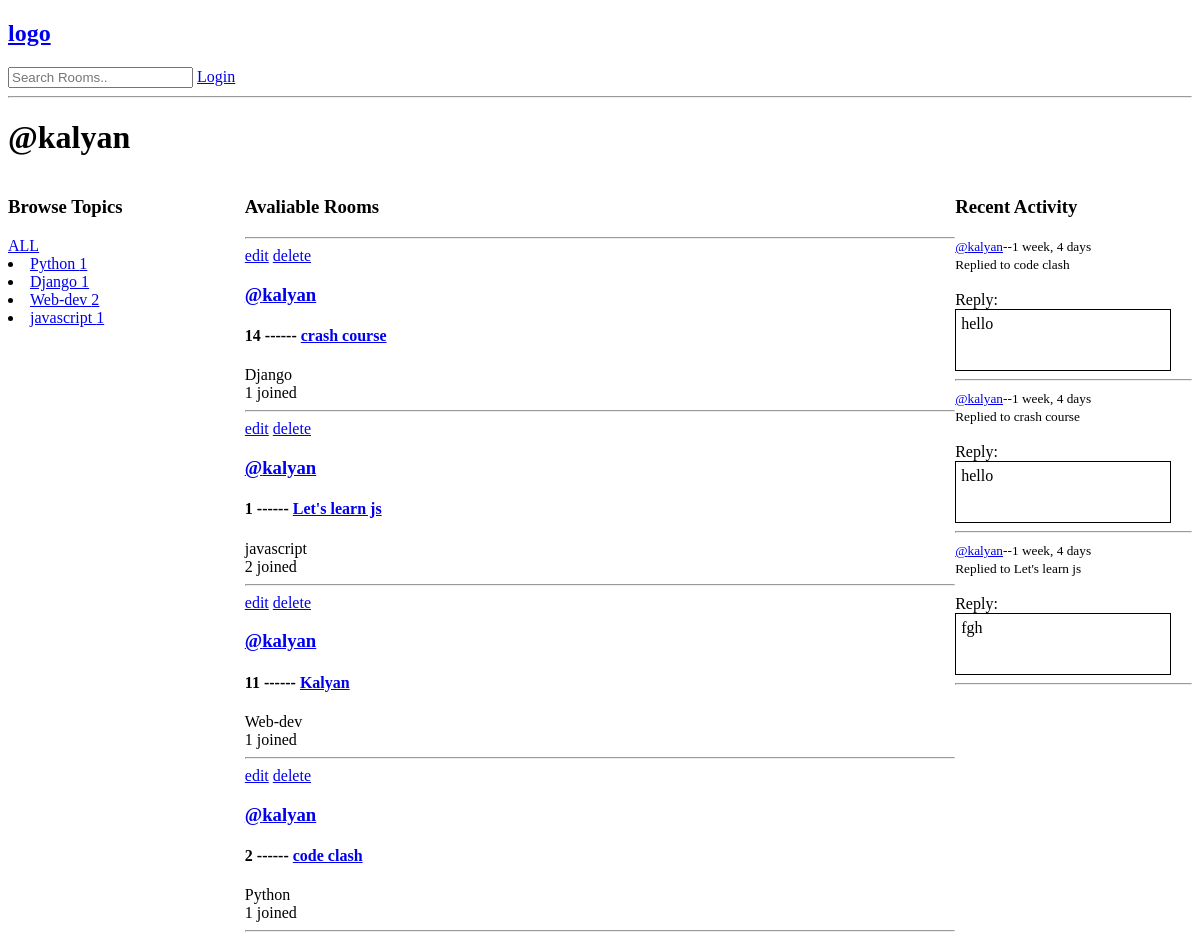
Screenshot of /user-profile/1 with the database file from the repository.
### demo_app/models.py (models this page shows, shortened)
class Topic(models.Model):
    name = models.CharField(max_length=200)

class Room(models.Model):
    host = models.ForeignKey(User, on_delete=models.SET_NULL, null=True)
    topic = models.ForeignKey(Topic, on_delete=models.SET_NULL, null=True)
    name = models.CharField(max_length=200)
    desc = models.TextField(null=True, blank=True)
    participants = models.ManyToManyField(User, related_name='participant')
    updated = models.DateTimeField(auto_now = True)
    created = models.DateTimeField(auto_now_add = True)
    class Meta:
        ordering = ['-updated','-created']
    def __str__(self):
        return self.name

class Message(models.Model):
    user = models.ForeignKey(User, on_delete=models.CASCADE)
    room = models.ForeignKey(Room, on_delete=models.CASCADE)
    body = models.TextField()
    updated = models.DateTimeField(auto_now = True)
    created = models.DateTimeField(auto_now_add = True)
    class Meta:
        ordering = ['-updated','-created']
    def __str__(self):
        return self.body[0:50
        ]

### demo_app/views.py (the view)
# urls.py: path('user-profile/<str:pk>',views.userprofile,name="user-profile"),
def userprofile(request,pk):
    q = request.GET.get('q') if request.GET.get('q')!= None else ''
    user = User.objects.get(id=pk)
    rooms = user.room_set.all()
    topics = Topic.objects.all()
    room_messages =user.message_set.filter(room__topic__name__icontains=q)
    return render(request,'demo_app/profile.html',{'user':user,'rooms':rooms,'topics':topics,'room_messages':room_messages})

### demo_app/templates/demo_app/profile.html (shortened to what this page needs)
{%extends 'demo_app/main.html' %}
{% block content %}
<h1>@{{user.username}}</h1>
<div class="profile-container">
<div>
{%include 'demo_app/topics_component.html'%}
</div>
<div>
{%include 'demo_app/feed_component.html'%}
</div>
<div>
    {%include 'demo_app/activity_component.html'%}
</div>
</div>
{%endblock%}

### demo_app/templates/demo_app/main.html (shortened to what this page needs)
{%load static%}
<!DOCTYPE html>
<html lang="en">
<head>
</head>
<body>
    {%include "demo_app/navbar.html"%}
    {% block content %}{% endblock %}
</body>
</html>

### demo_app/templates/demo_app/navbar.html
<a href="/"><h2>logo</h2></a>
<form action="">
    <input type="text" name="q" placeholder="Search Rooms..">
    {% if request.user.is_authenticated%}
    <p>Hello {{request.user}}</p>
    <a href="/logout">Logout</a>
    {%else%}
    <a href="/login">Login</a>
    {%endif%}
</form>
<hr>

### demo_app/templates/demo_app/topics_component.html
<h3>Browse Topics</h3>
            <div><a href="{% url 'home' %}">ALL</a></div>
            {% for topic in topics %}
            <li><a href="{% url 'home' %}?q={{topic.name}}">{{topic.name}} <span>{{topic.room_set.all.count}}</span></a></li>
            {% endfor %}

### demo_app/templates/demo_app/feed_component.html
    <h3>Avaliable Rooms</h3>
    <hr>
    {%for room in rooms%}
    <a href="/update-room/{{room.id}}">edit</a>
    <a href="/delete-room/{{room.id}}">delete</a>
    <h3><a href="user-profile/{{room.host.id}}">@{{room.host.username}}</a></h3>
    <h4>{{room.id}} ------ <a href="/rooms/{{room.id}}">{{room.name}}</a></h4>
    <span>{{room.topic.name}}</span><br>
    <span>{{room.participants.all.count}} joined</span>
    <hr>
    {%endfor%}

### demo_app/templates/demo_app/activity_component.html (shortened to what this page needs)
<h3>Recent Activity</h3>
            {% for message in room_messages %}
            <small><a href="/user-profile/{{message.user.id}}">@{{message.user}}</a>--{{message.created|timesince}}</small><br>
            <small>Replied to {{message.room}}</small><br><br>
            <label >Reply: </label>
            <div class="res-msg-box">{{message}}</div>
            <hr>
            {% endfor %}

### demo_app/templates/demo_app/main.html (style rules this page uses)
.res-msg-box { border: 1.5px solid black; padding: 5px 5px; width: 17vw; height: 50px; }

### demo_app/templates/demo_app/profile.html (style rules this page uses)
.profile-container { display: grid; grid-template-columns: 1fr 3fr 1fr; }

### rows the page displays
Topic: name "Python", room_set.all.count "1"
Topic: name "Django", room_set.all.count "1"
Topic: name "Web-dev", room_set.all.count "2"
Topic: name "javascript", room_set.all.count "1"
Room: host.username "kalyan", id "14", name "crash course", topic.name "Django", participants.all.count "1"
Room: host.username "kalyan", id "1", name "Let's learn js", topic.name "javascript", participants.all.count "2"
Room: host.username "kalyan", id "11", name "Kalyan", topic.name "Web-dev", participants.all.count "1"
Room: host.username "kalyan", id "2", name "code clash", topic.name "Python", participants.all.count "1"
Message: user "kalyan", created "1 week, 4 days", room "code clash", body "hello"
Message: user "kalyan", created "1 week, 4 days", room "crash course", body "hello"
Message: user "kalyan", created "1 week, 4 days", room "Let's learn js", body "fgh"

### other values shown
{{ user.username }} "kalyan"
